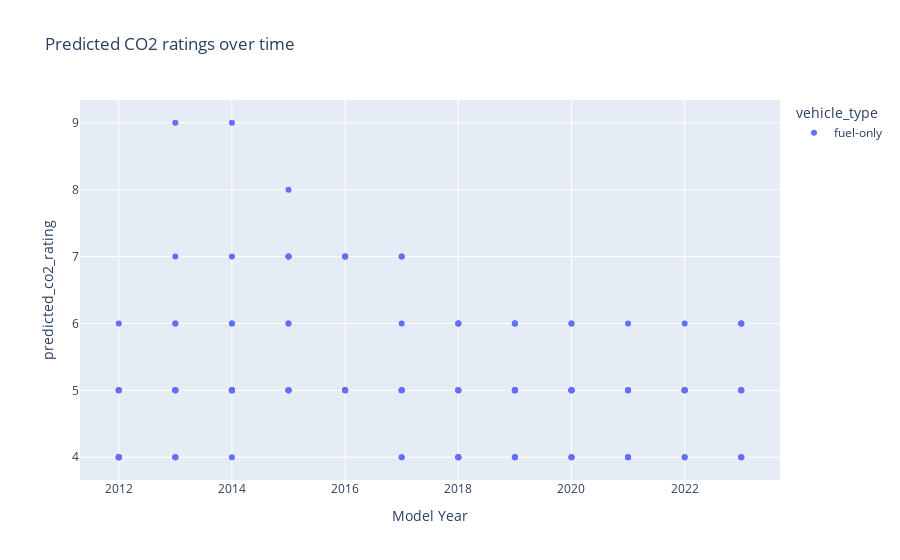

The notebook cell saved with this chart:
### Code cell
def show_predicted_co2_rating_by_model(value):
    filtered_df = master_df[master_df['make_'] == value]

    # create line chart
    line_fig = px.scatter(filtered_df, 
                        x='model_year', 
                        y='predicted_co2_rating', 
                        title=f'Predicted CO2 ratings over time by make {value.upper()} and model (hover for model name)',
                        labels={'model_year':'Model Year', 'co2emissions_(g/km)':'CO2 Emissions (g/km)'}, 
                        hover_name='model.1_',
                        color='vehicle_type')

    return line_fig

### Figure 1 — Plotly figure (JSON) as saved in the notebook; plotly's stock layout.template omitted (floating-point values rounded to 4 significant figures)
{"data": [{"hovertemplate": "<b>%{hovertext}</b><br><br>vehicle_type=fuel-only<br>Model Year=%{x}<br>predicted_co2_rating=%{y}<extra></extra>", "hovertext": ["integra", "integra a-spec", "integra a-spec", "mdx sh-awd", "mdx sh-awd type s", "rdx sh-awd", "rdx sh-awd a-spec", "tlx sh-awd", "tlx sh-awd a-spec", "tlx type s", "ilx", "mdx sh-awd", "rdx sh-awd", "rdx sh-awd a-spec", "tlx sh-awd", "tlx sh-awd a-spec", "tlx type s", "tlx type s (performance tire)", "ilx", "nsx", "rdx sh-awd", "rdx sh-awd a-spec", "tlx sh-awd", "tlx sh-awd a-spec", "tlx type s", "tlx type s (performance tire)", "ilx", "mdx sh-awd", "mdx sh-awd a-spec", "mdx hybrid awd", "nsx", "rdx awd", "rdx awd a-spec", "rlx hybrid", "tlx a-spec", "tlx sh-awd", "tlx sh-awd a-spec/limited edition", "ilx", "mdx sh-awd", "mdx sh-awd a-spec", "mdx hybrid awd", "nsx", "rdx awd", "rdx awd a-spec", "rlx hybrid", "tlx", "tlx a-spec", "tlx sh-awd", "tlx sh-awd a-spec", "ilx", "mdx sh-awd", "mdx sh-awd elite", "mdx hybrid awd", "nsx", "rdx awd", "rlx hybrid", "tlx", "tlx a-spec", "tlx sh-awd", "tlx sh-awd a-spec", "ilx", "mdx sh-awd", "mdx sh-awd elite", "mdx hybrid awd", "nsx", "rdx awd", "rlx hybrid", "tlx", "tlx sh-awd", "ilx", "mdx sh-awd", "mdx sh-awd elite", "rdx awd", "rlx", "rlx hybrid", "tlx", "tlx sh-awd", "ilx", "ilx", "ilx hybrid", "mdx sh-awd", "rdx awd", "rlx", "rlx hybrid", "tlx", "tlx", "tlx sh-awd", "mdx awd", "rdx awd turbo", "rl awd", "tl", "tl awd", "tl awd", "tsx", "tsx", "tsx", "zdx awd", "ilx", "ilx", "ilx hybrid", "mdx awd", "rdx awd", "tl", "tl awd", "tl awd", "tsx", "tsx", "tsx", "zdx awd", "ilx", "ilx", "ilx hybrid", "mdx 4wd", "rdx awd", "rlx", "tl", "tl awd", "tl awd", "tsx", "tsx", "tsx"], "legendgroup": "fuel-only", "marker": {"color": "#636efa", "symbol": "circle"}, "mode": "markers", "name": "fuel-only", "orientation": "v", "showlegend": true, "type": "scatter", "x": [2023, 2023, 2023, 2023, 2023, 2023, 2023, 2023, 2023, 2023, 2022, 2022, 2022, 2022, 2022, 2022, 2022, 2022, 2021, 2021, 2021, 2021, 2021, 2021, 2021, 2021, 2020, 2020, 2020, 2020, 2020, 2020, 2020, 2020, 2020, 2020, 2020, 2019, 2019, 2019, 2019, 2019, 2019, 2019, 2019, 2019, 2019, 2019, 2019, 2018, 2018, 2018, 2018, 2018, 2018, 2018, 2018, 2018, 2018, 2018, 2017, 2017, 2017, 2017, 2017, 2017, 2017, 2017, 2017, 2016, 2016, 2016, 2016, 2016, 2016, 2016, 2016, 2015, 2015, 2015, 2015, 2015, 2015, 2015, 2015, 2015, 2015, 2012, 2012, 2012, 2012, 2012, 2012, 2012, 2012, 2012, 2012, 2013, 2013, 2013, 2013, 2013, 2013, 2013, 2013, 2013, 2013, 2013, 2013, 2014, 2014, 2014, 2014, 2014, 2014, 2014, 2014, 2014, 2014, 2014, 2014], "xaxis": "x", "y": [6, 6, 6, 4, 4, 5, 5, 5, 5, 4, 6, 4, 5, 5, 5, 5, 5, 4, 6, 4, 5, 5, 5, 5, 4, 4, 6, 4, 4, 5, 4, 5, 5, 6, 5, 5, 5, 6, 4, 4, 5, 4, 5, 5, 6, 6, 5, 5, 5, 6, 4, 4, 5, 4, 4, 6, 6, 5, 5, 5, 7, 4, 5, 5, 4, 5, 7, 6, 5, 7, 5, 5, 5, 5, 7, 7, 5, 7, 6, 8, 5, 5, 5, 7, 7, 6, 5, 4, 4, 4, 5, 5, 4, 6, 5, 5, 4, 7, 6, 9, 4, 5, 5, 5, 4, 6, 5, 5, 4, 7, 6, 9, 5, 5, 5, 5, 5, 4, 6, 5, 5], "yaxis": "y"}], "layout": {"legend": {"title": {"text": "vehicle_type"}, "tracegroupgap": 0}, "title": {"text": "Predicted CO2 ratings over time"}, "xaxis": {"anchor": "y", "domain": [0, 1], "title": {"text": "Model Year"}}, "yaxis": {"anchor": "x", "domain": [0, 1], "title": {"text": "predicted_co2_rating"}}}}
